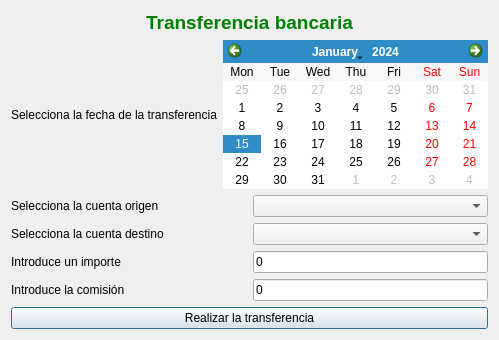
<?xml version="1.0" encoding="UTF-8"?>
<ui version="4.0">
 <class>frmTransferencia</class>
 <widget class="QDialog" name="frmTransferencia">
  <property name="windowModality">
   <enum>Qt::WindowModal</enum>
  </property>
  <property name="geometry">
   <rect>
    <x>0</x>
    <y>0</y>
    <width>499</width>
    <height>324</height>
   </rect>
  </property>
  <property name="windowTitle">
   <string>Transferencia bancaria</string>
  </property>
  <property name="windowIcon">
   <iconset resource="../images/xulpymoney.qrc">
    <normaloff>:/xulpymoney/transfer.png</normaloff>:/xulpymoney/transfer.png</iconset>
  </property>
  <property name="modal">
   <bool>true</bool>
  </property>
  <layout class="QHBoxLayout" name="horizontalLayout_6">
   <item>
    <layout class="QVBoxLayout" name="verticalLayout">
     <item>
      <widget class="QLabel" name="lblTitulo">
       <property name="font">
        <font>
         <pointsize>14</pointsize>
         <weight>75</weight>
         <bold>true</bold>
        </font>
       </property>
       <property name="styleSheet">
        <string notr="true">color: rgb(0, 128, 0);</string>
       </property>
       <property name="text">
        <string>Transferencia bancaria</string>
       </property>
       <property name="alignment">
        <set>Qt::AlignCenter</set>
       </property>
      </widget>
     </item>
     <item>
      <layout class="QHBoxLayout" name="horizontalLayout_2">
       <item>
        <widget class="QLabel" name="label">
         <property name="text">
          <string>Selecciona la fecha de la transferencia</string>
         </property>
        </widget>
       </item>
       <item>
        <widget class="QCalendarWidget" name="calendar">
         <property name="firstDayOfWeek">
          <enum>Qt::Monday</enum>
         </property>
         <property name="verticalHeaderFormat">
          <enum>QCalendarWidget::NoVerticalHeader</enum>
         </property>
        </widget>
       </item>
      </layout>
     </item>
     <item>
      <layout class="QHBoxLayout" name="horizontalLayout_3">
       <item>
        <widget class="QLabel" name="label_2">
         <property name="text">
          <string>Selecciona la cuenta origen</string>
         </property>
        </widget>
       </item>
       <item>
        <widget class="QComboBox" name="cmbOrigen"/>
       </item>
      </layout>
     </item>
     <item>
      <layout class="QHBoxLayout" name="horizontalLayout_5">
       <item>
        <widget class="QLabel" name="label_5">
         <property name="text">
          <string>Selecciona la cuenta destino</string>
         </property>
        </widget>
       </item>
       <item>
        <widget class="QComboBox" name="cmbDestino"/>
       </item>
      </layout>
     </item>
     <item>
      <layout class="QHBoxLayout" name="horizontalLayout">
       <item>
        <widget class="QLabel" name="label_3">
         <property name="text">
          <string>Introduce un importe</string>
         </property>
        </widget>
       </item>
       <item>
        <widget class="myQLineEdit" name="txtImporte">
         <property name="sizePolicy">
          <sizepolicy hsizetype="Minimum" vsizetype="Fixed">
           <horstretch>0</horstretch>
           <verstretch>0</verstretch>
          </sizepolicy>
         </property>
         <property name="toolTip">
          <string>El importe debe ser positivo</string>
         </property>
         <property name="text">
          <string>0</string>
         </property>
        </widget>
       </item>
      </layout>
     </item>
     <item>
      <layout class="QHBoxLayout" name="horizontalLayout_4">
       <item>
        <widget class="QLabel" name="label_4">
         <property name="text">
          <string>Introduce la comisión</string>
         </property>
        </widget>
       </item>
       <item>
        <widget class="myQLineEdit" name="txtComision">
         <property name="sizePolicy">
          <sizepolicy hsizetype="Minimum" vsizetype="Fixed">
           <horstretch>0</horstretch>
           <verstretch>0</verstretch>
          </sizepolicy>
         </property>
         <property name="toolTip">
          <string>La comisión debe ser positiva</string>
         </property>
         <property name="text">
          <string>0</string>
         </property>
        </widget>
       </item>
      </layout>
     </item>
     <item>
      <widget class="QPushButton" name="cmd">
       <property name="text">
        <string>Realizar la transferencia</string>
       </property>
       <property name="icon">
        <iconset resource="../images/xulpymoney.qrc">
         <normaloff>:/xulpymoney/transfer.png</normaloff>:/xulpymoney/transfer.png</iconset>
       </property>
      </widget>
     </item>
    </layout>
   </item>
  </layout>
 </widget>
 <customwidgets>
  <customwidget>
   <class>myQLineEdit</class>
   <extends>QLineEdit</extends>
   <header location="global">myqlineedit</header>
  </customwidget>
 </customwidgets>
 <resources>
  <include location="../images/xulpymoney.qrc"/>
 </resources>
 <connections/>
</ui>
